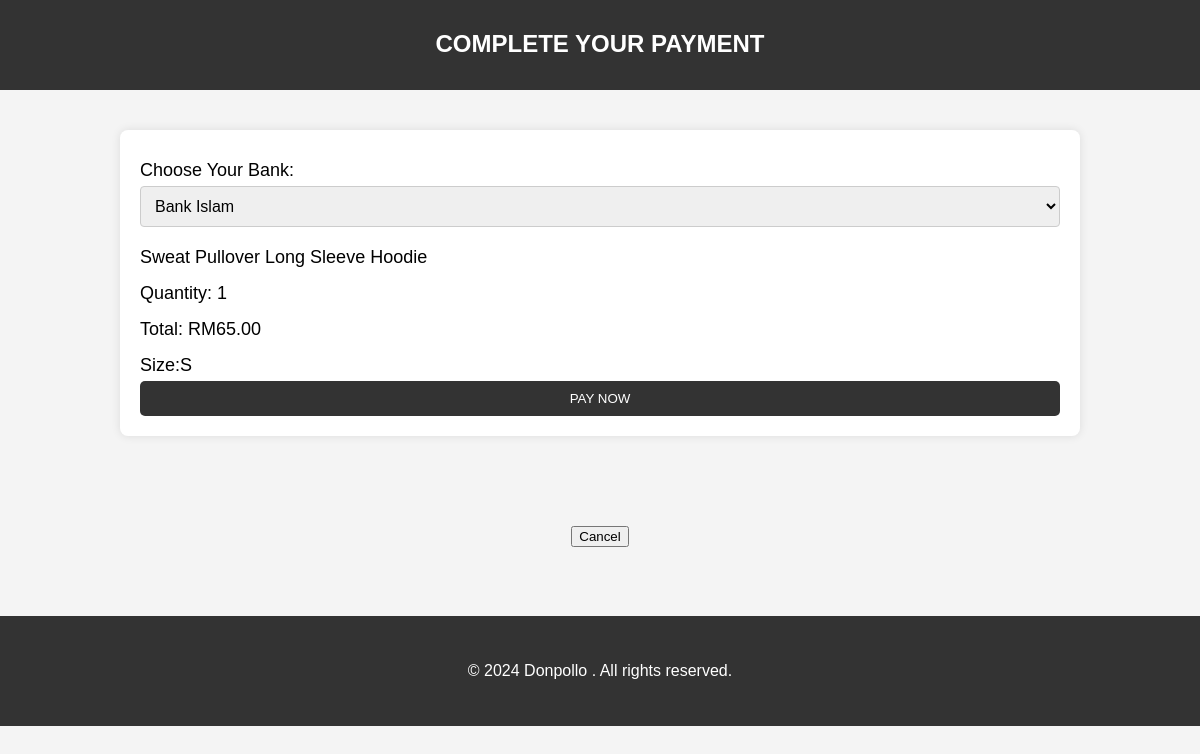
Screenshot of /payment.php?o_id=O74466 (signed in) with the database file from the repository.
### tables this page shows
CREATE TABLE `prod_order` (
  `ord_id` varchar(6) NOT NULL,
  `cust_id` varchar(6) DEFAULT NULL,
  `prod_id` varchar(6) DEFAULT NULL,
  `qty` int(10) DEFAULT NULL,
  `ord_status` varchar(60) DEFAULT NULL,
  `emp_id` varchar(6) DEFAULT NULL,
  `size` varchar(2) NOT NULL
);

CREATE TABLE `product` (
  `prod_id` varchar(6) NOT NULL,
  `prod_name` varchar(60) DEFAULT NULL,
  `prod_desc` tinytext DEFAULT NULL,
  `prod_price` decimal(10,2) DEFAULT NULL,
  `picture` varchar(60) NOT NULL,
  `prod_type` varchar(20) DEFAULT NULL
);

### payment.php (the view, shortened to what this page needs)
<!DOCTYPE html>
<?php
    include("dbconn.php");
    $ord_id = htmlspecialchars($_GET['o_id']);
    $sql = "select o.prod_id, p.prod_name, o.qty, o.size, p.prod_price, (o.qty * p.prod_price) as total
            from prod_order o join product p on o.prod_id = p.prod_id
            where o.ord_id = '$ord_id';";
    $query = mysqli_query($dbconn, $sql) or die("Error :". mysqli_error($dbconn));
    $row = mysqli_fetch_assoc($query);
    $prod_name = $row['prod_name'];
    $qty = $row['qty'];
    $total = $row['total'];
    $size = $row['size'];
?>
<html lang="en">
<head>
    <link rel="stylesheet" href="paymentCSS.css">
</head>
<body>
    <header>
        <div class="container">
            <h1>Complete Your Payment</h1>
        </div>
    </header>
    <main class="container">
        <div class="payment-form">
            <form action="process_payment.php" method="POST">
                <label for="bankName">Choose Your Bank:</label>
                <select id="bank_id" name="bank_id" required>
                    <option value="BI">Bank Islam</option>
                </select>
                <label><?php echo $prod_name ?></label>
                <label><?php echo 'Quantity: '.$qty ?></label>
                <label><?php echo 'Total: RM'.$total ?></label>
                <label><?php echo 'Size:'.$size ?></label>
                <button type="submit" class="submitPayment" name="ord_id" value = <?php echo $ord_id; ?>>Pay Now</button>
            </form>
        </div>
    </main>
    <div class='logbtn'>
        <a href='mainPage.php'><button>Cancel</button></a>
    </div>
    <footer>
        <div class="container">
            <p>&copy; 2024 Donpollo . All rights reserved.</p>
        </div>
    </footer>
</body>
</html>

### paymentCSS.css (style rules this page uses)
body { font-family: Arial, sans-serif; margin: 0; padding: 0; background-color: #f4f4f4; }
.container { width: 80%; margin: auto; overflow: hidden; padding: 20px; }
header, footer { background: #333; color: #fff; padding: 10px 0; min-height: 70px; text-align: center; }
header h1 { text-align: center; text-transform: uppercase; margin: 0; font-size: 24px; }
.payment-form { background: #fff; padding: 20px; border-radius: 8px; box-shadow: 0 0 10px rgba(0, 0, 0, 0.1); margin-top: 20px; }
.payment-form form { display: flex; flex-direction: column; }
.payment-form label { margin: 10px 0 5px; font-size: 18px; }
.payment-form input, .payment-form select { padding: 10px; font-size: 16px; margin-bottom: 10px; border: 1px solid #ccc; border-radius: 4px; }
.submitPayment { padding: 10px; background: #333; color: #fff; text-transform: uppercase; border: none; border-radius: 5px; cursor: pointer; }
.logbtn { display: flex; justify-content: center; align-items: center; height: 20vh; }

### rows the page displays
prod_order: prod.prod_name "Sweat Pullover Long Sleeve Hoodie", qty "1", size "S"

### other values shown
$total "65.00"
